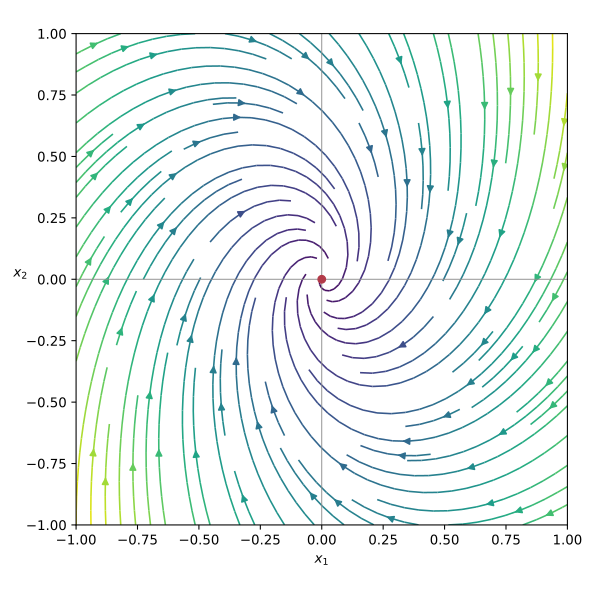

Python code for this plot:
#!/usr/bin/env python3
"""Plot the linear drift field in 2020 Part II Paper 1, Question 6B."""

from pathlib import Path

import matplotlib.pyplot as plt
import numpy as np


OUTPUT = Path(__file__).with_suffix(".svg")

plt.rcParams["svg.hashsalt"] = "codex-wiki"

x1, x2 = np.meshgrid(np.linspace(-1, 1, 17), np.linspace(-1, 1, 17))
a1 = -x1 + x2
a2 = -2 * x1 - x2
speed = np.hypot(a1, a2)

fig, ax = plt.subplots(figsize=(6.2, 6.2))
ax.streamplot(
    x1,
    x2,
    a1,
    a2,
    color=speed,
    cmap="viridis",
    density=1.15,
    linewidth=1.2,
    arrowsize=1.05,
)
ax.scatter([0], [0], color="#b23a48", s=32, zorder=3)
ax.axhline(0, color="0.55", linewidth=0.7)
ax.axvline(0, color="0.55", linewidth=0.7)
ax.set_xlim(-1, 1)
ax.set_ylim(-1, 1)
ax.set_aspect("equal")
ax.set_xlabel("$x_1$")
ax.set_ylabel("$x_2$", rotation=0)
fig.tight_layout()
fig.savefig(OUTPUT, metadata={"Date": None})
